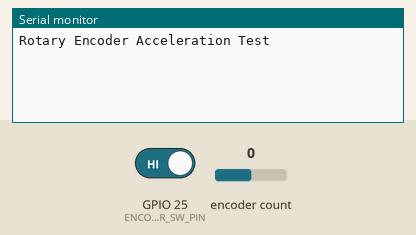
Bench run of a sketch on a simulated ESP32. Shown: the last lines printed to the serial monitor. Inputs (shaded band) come from the test bench; at power-on: encoder count 0, GPIO 25 (ENCODER_SW_PIN) HIGH.

Above: at 1.2 s.
1.3 s: encoder count set to 1
At 2.2 s:
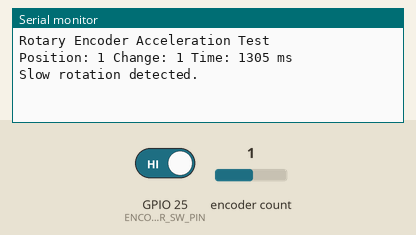
2.8 s: GPIO 25 (ENCODER_SW_PIN) driven LOW
At 2.99 s:
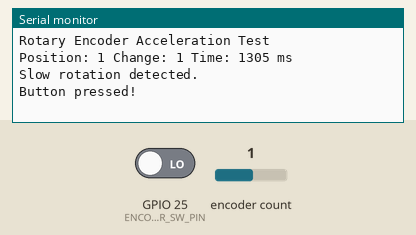
4.8 s: encoder count set to 2
At 4.99 s:
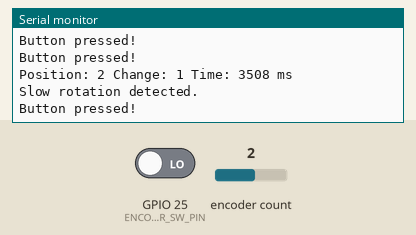

The sketch:

291.ino
```cpp
#include <RotaryEncoder.h>

// Define pin connections
#define ENCODER_CLK_PIN 32  // CLK (A pin)
#define ENCODER_DT_PIN 21   // DT (B pin)
#define ENCODER_SW_PIN 25   // SW (button pin)

// Create a RotaryEncoder instance
RotaryEncoder encoder(ENCODER_CLK_PIN, ENCODER_DT_PIN);

// Variables for acceleration detection
int lastPosition = 0;
unsigned long lastUpdateTime = 0;

void setup() {
  Serial.begin(115200);
  Serial.println("Rotary Encoder Acceleration Test");

  // Initialize the encoder
  encoder.setPosition(0);  // Set initial position to 0

  // Setup the switch pin
  pinMode(ENCODER_SW_PIN, INPUT_PULLUP);
}

void loop() {
  // Update the encoder
  encoder.tick();

  // Get the current position
  int currentPosition = encoder.getPosition();
  unsigned long currentTime = millis();

  // Check for acceleration
  if (currentPosition != lastPosition) {
    unsigned long timeDiff = currentTime - lastUpdateTime;
    int positionChange = currentPosition - lastPosition;

    Serial.print("Position: ");
    Serial.print(currentPosition);
    Serial.print(" Change: ");
    Serial.print(positionChange);
    Serial.print(" Time: ");
    Serial.print(timeDiff);
    Serial.println(" ms");

    // Adjust output based on speed of rotation
    if (timeDiff < 100) {
      Serial.println("Fast rotation detected!");
    } else if (timeDiff < 500) {
      Serial.println("Moderate rotation detected.");
    } else {
      Serial.println("Slow rotation detected.");
    }

    // Update last values
    lastPosition = currentPosition;
    lastUpdateTime = currentTime;
  }

  // Check if the button is pressed
  if (digitalRead(ENCODER_SW_PIN) == LOW) {
    Serial.println("Button pressed!");
    delay(200);  // Simple debounce
  }

  delay(50);  // Delay for stability
}
```

Measured:
- after the input at 1.3 s, the serial monitor: prints a new line at once (image 1)
- after the input at 2.8 s, the serial monitor: prints a new line at once (image 2)
- after the input at 4.8 s, the serial monitor: prints a new line at once (image 3)
